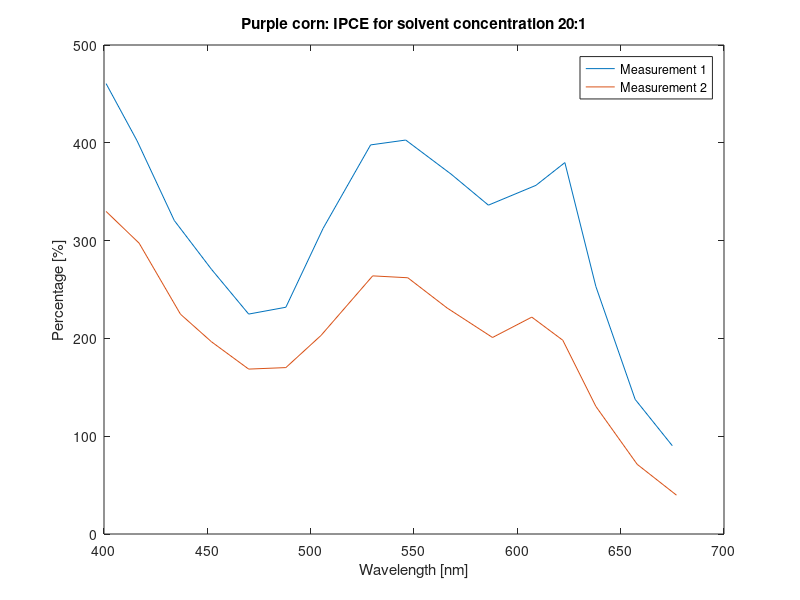

The MATLAB script that drew this image:
clear
close all

%ipce = 1240 j/(Pin*lambda)
a = 0.5*1;

%1
%var i microamp = uA
ci1 = 1e-6.*[28 29 26.2 25.8 25.4 24.5 26.2 34.2 33.7 27.3 23.2 26.7 24.9 15.3 8.9 5.6];
cj1 = ci1./a; %A/cm2
%nm
cl1 = [401 416 434 452 470 488 506 529 546 568 586 609 623 638 657 675]; 
%uWatt/cm2
cp1 = 1e-6.*[37.6 43.0 46.7 52.3 59.6 53.7 41.1 40.3 38.0 32.4 29.2 30.5 26.1 23.5 24.4 22.8];
%e1 = 10 right?

%2
ci2 = 1e-6.*[28 28.4 24.0 23.5 23.2 22.4 24.1 31.7 31.9 25.9 22.2 26.0 23.9 14.5 7.9 4.5];
cj2 = ci2./a;
cl2 = [401 417 437 452 470 488 505 530 547 566 588 607 622 638 658 677];
%e1
cp2 = 1e-6.*[52.5 56.8 60.6 65.6 72.6 66.9 58.3 56.2 55.2 49.1 46.6 47.9 48.1 43.2 41.8 41.5];

%airampo 1
ai1 = 1e-6.*[7.3 7.4 7.5 7.7 7.8 8.0 8.0 8.3 8.4 8.6 8.7 8.9 9.0 9.2 9.3 9.5];
aj1 = ai1./a;
al1 = [400 418 437 454 471 487 507 529 546 568 588 607 621 641 658 674 ];
ap1 = 1e-6.*[29.3 41.9 45.0 48.7 55.6 50.1 41.1 40.0 39.4 32.7 29.9 30.8 31.1 27.0 24.1 23.9];

ai2 = 1e-6.*[6.5 5.5 4.7 4.2 3.5 2.7 2.2 2.3 2.1 1.7 1.2 1.1 0.9 0.6 0.5 0.6];
aj2 = ai2./a;
al2 = [402 418 436 453 470 488 507 530 547 567 587 608 620 640 658 673];
ap2 = 1e-6.*[33.9 47.5 54.5 61.8 56.3 46.7 44.9 44.3 37.7 34.9 36.1 35.7 31.7 29.8 28.8 28.0];

ai3 = 1e-6.*[0.8 0.7 0.6 0.5 0.4 0.3 0.2 0.2 0.2 0.1 0 0];

ipce_c1 = 1240*cj1./(cp1.*cl1)*100;
ipce_c2 = 1240*cj2./(cp2.*cl2)*100;
ipce_a1 = 1240*aj1./(ap1.*al1)*100;
ipce_a2 = 1240*aj2./(ap2.*al2)*100;

figure
%subplot(2, 1, 1)
plot(cl1, ipce_c1, cl2, ipce_c2)
title('Purple corn: IPCE for solvent concentration 20:1')
xlabel('Wavelength [nm]')
ylabel('Percentage [%]')
legend('Measurement 1', 'Measurement 2')
% subplot(2, 1, 2)
% plot(al1, ipce_a1, al2, ipce_a2)
% title('IPCE airampo 1:1')
% xlabel('Wavelength [nm]')